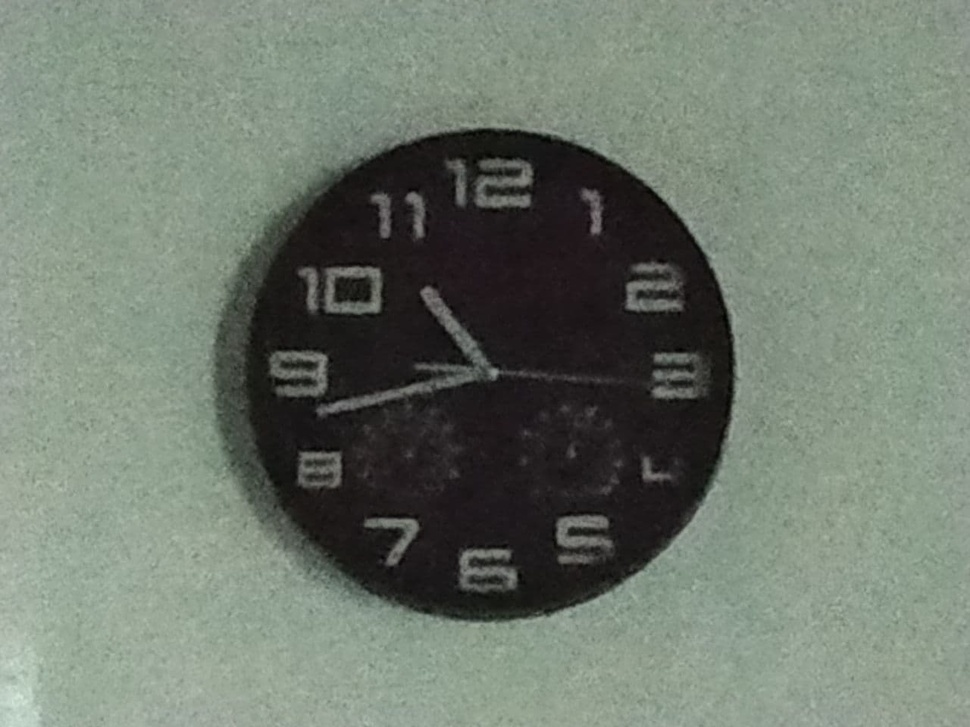
#> input picture clock.jpg, 970 x 727 px, shrunk from 1280 x 960 before the run
$ python -i hough_lines_wrappers.py   (imports and definitions only)
#> lines starting #> are read from the running program, lines starting #| are printed output that depends on the picture; after the words box and inside, x2 and y2 are one past the last pixel; in counts of white or black regions, pixels touching at a corner belong together
import cv2
import numpy as np
import matplotlib.pyplot as plt


def get_hough_lines(
    img_rgb,
    *,
    canny_min_threshold=100,
    canny_max_threshold=200,
    hough_rho_resolution=1,
    hough_theta_resolution=np.pi / 180,
    hough_vote_threshold=150,
    line_color=(0, 255, 0),
    line_width=2
):
#> called with canny_min_threshold = 100, canny_max_threshold = 200, hough_rho_resolution = 1, hough_theta_resolution = 0.0175, hough_vote_threshold = 150, line_color = (0, 255, 0), line_width = 2
    img_gray = cv2.cvtColor(img_rgb, cv2.COLOR_RGB2GRAY)
    img_edges = cv2.Canny(img_gray, canny_min_threshold, canny_max_threshold)
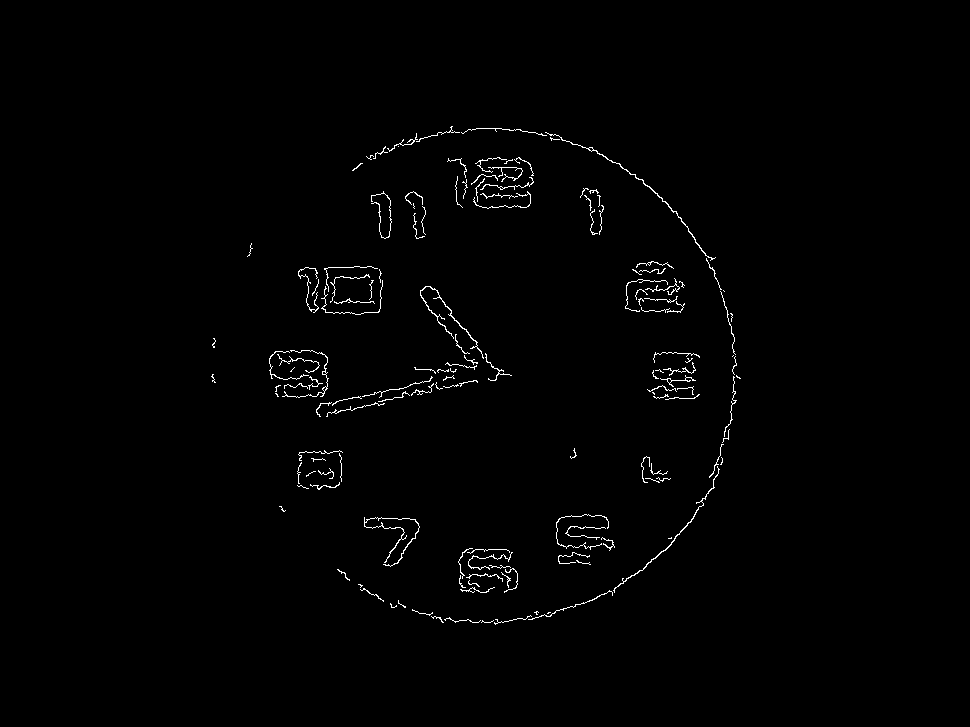
#> img_edges: shape (727, 970); 0.95% white in thin lines or dots, all inside (x1, y1, x2, y2) = (211, 126, 741, 625)

    lines = cv2.HoughLines(
        img_edges,
        hough_rho_resolution, hough_theta_resolution, hough_vote_threshold
    )
#> lines = None

    img_with_lines = img_rgb.copy()
    for lines_list in lines:
        for rho, theta in lines_list:
            a = np.cos(theta)
            b = np.sin(theta)
            x0 = a * rho
            y0 = b * rho
            x1 = int(x0 + 10000 * (-b))
            y1 = int(y0 + 10000 * (a))
            x2 = int(x0 - 10000 * (-b))
            y2 = int(y0 - 10000 * (a))

            cv2.line(img_with_lines, (x1, y1), (x2, y2), line_color, line_width)
#> this loop made 0 passes

    return img_gray, img_edges, img_with_lines


def get_hough_lines_prob(
    img_rgb,
    *,
    canny_min_threshold=100,
    canny_max_threshold=200,
    hough_rho_resolution=1,
    hough_theta_resolution=np.pi / 180,
    hough_vote_threshold=100,
    min_line_len=100,
    max_line_gap=10,
    line_color=(0, 255, 0),
    line_width=2
):
    img_gray = cv2.cvtColor(img_rgb, cv2.COLOR_RGB2GRAY)
    img_edges = cv2.Canny(img_gray, canny_min_threshold, canny_max_threshold)

    lines = cv2.HoughLinesP(
        img_edges,
        rho=hough_rho_resolution,
        theta=hough_theta_resolution,
        threshold=hough_vote_threshold,
        minLineLength=min_line_len,
        maxLineGap=max_line_gap
    )

    img_with_lines = img_rgb.copy()
    for lines_list in lines:
        for x1, y1, x2, y2 in lines_list:
            cv2.line(img_with_lines, (x1, y1), (x2, y2), (0, 255, 0), 2)

    return img_gray, img_edges, img_with_lines

>>> import cv2
>>> picture = cv2.cvtColor(cv2.imread('clock.jpg'), cv2.COLOR_BGR2RGB)
#> (the run stopped early here; a loop or call above may not have finished)
